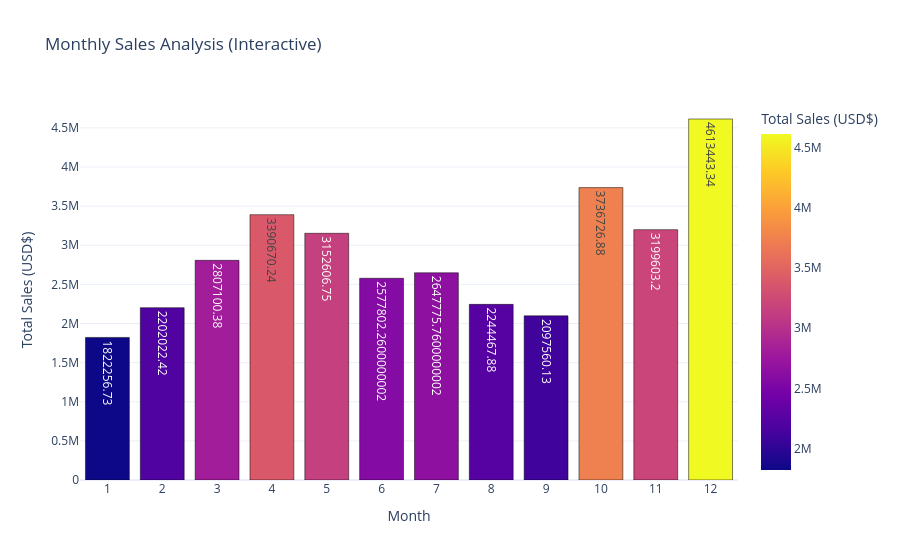

Write notebook code for a chart like this one.
### Code cell
import plotly.express as px

# Convert Series to DataFrame
data = monthly_sales.reset_index()
data.columns = ['Month', 'Sales']

fig = px.bar(data, x='Month', y='Sales', text='Sales',
             color='Sales', template='plotly_white',
             title='Monthly Sales Analysis (Interactive)',
             labels={'Sales': 'Total Sales (USD$)', 'Month': 'Month'})

fig.update_traces(marker_line_color='black', hovertemplate='Month: %{x}<br>Sales: %{y} USD$')
fig.update_layout(xaxis=dict(dtick=1), hovermode='x')

fig.show()

### Figure 1 — Plotly figure (JSON) as saved in the notebook; plotly's stock layout.template omitted (floating-point values rounded to 4 significant figures)
{"data": [{"hovertemplate": "Month: %{x}<br>Sales: %{y} USD$", "legendgroup": "", "marker": {"color": [1822000.0, 2202000.0, 2807000.0, 3391000.0, 3153000.0, 2578000.0, 2648000.0, 2244000.0, 2098000.0, 3737000.0, 3200000.0, 4613000.0], "coloraxis": "coloraxis", "line": {"color": "black"}, "pattern": {"shape": ""}}, "name": "", "orientation": "v", "showlegend": false, "text": [1822000.0, 2202000.0, 2807000.0, 3391000.0, 3153000.0, 2578000.0, 2648000.0, 2244000.0, 2098000.0, 3737000.0, 3200000.0, 4613000.0], "textposition": "auto", "type": "bar", "x": [1, 2, 3, 4, 5, 6, 7, 8, 9, 10, 11, 12], "xaxis": "x", "y": [1822000.0, 2202000.0, 2807000.0, 3391000.0, 3153000.0, 2578000.0, 2648000.0, 2244000.0, 2098000.0, 3737000.0, 3200000.0, 4613000.0], "yaxis": "y"}], "layout": {"barmode": "relative", "coloraxis": {"colorbar": {"title": {"text": "Total Sales (USD$)"}}, "colorscale": [[0, "#0d0887"], [0.1111, "#46039f"], [0.2222, "#7201a8"], [0.3333, "#9c179e"], [0.4444, "#bd3786"], [0.5556, "#d8576b"], [0.6667, "#ed7953"], [0.7778, "#fb9f3a"], [0.8889, "#fdca26"], [1, "#f0f921"]]}, "hovermode": "x", "legend": {"tracegroupgap": 0}, "title": {"text": "Monthly Sales Analysis (Interactive)"}, "xaxis": {"anchor": "y", "domain": [0, 1], "dtick": 1, "title": {"text": "Month"}}, "yaxis": {"anchor": "x", "domain": [0, 1], "title": {"text": "Total Sales (USD$)"}}}}
